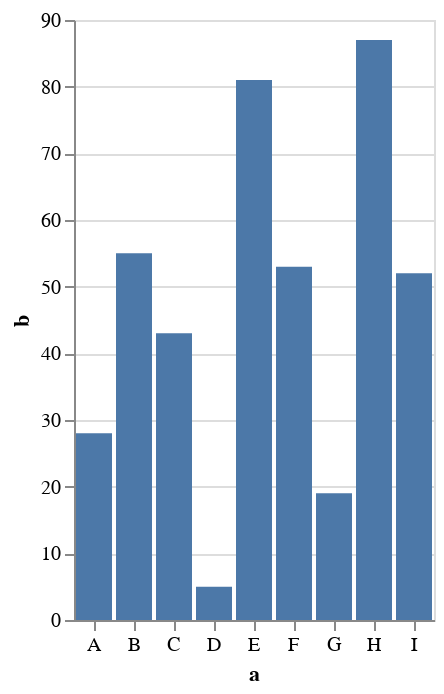

Vega-Lite specification stored for this chart:
### Vega-Lite specification from a JSON file in a GitHub repository (floating-point values rounded to 4 significant figures)
{"$schema": "https://vega.github.io/schema/vega-lite/v4.json", "description": "A simple bar chart with embedded data.", "data": {"values": [{"a": "A", "b": 28}, {"a": "B", "b": 55}, {"a": "C", "b": 43}, {"a": "D", "b": 5}, {"a": "E", "b": 81}, {"a": "F", "b": 53}, {"a": "G", "b": 19}, {"a": "H", "b": 87}, {"a": "I", "b": 52}]}, "mark": "bar", "encoding": {"x": {"field": "a", "type": "nominal", "axis": {"labelAngle": 0}}, "y": {"field": "b", "type": "quantitative"}}, "config": {}}
